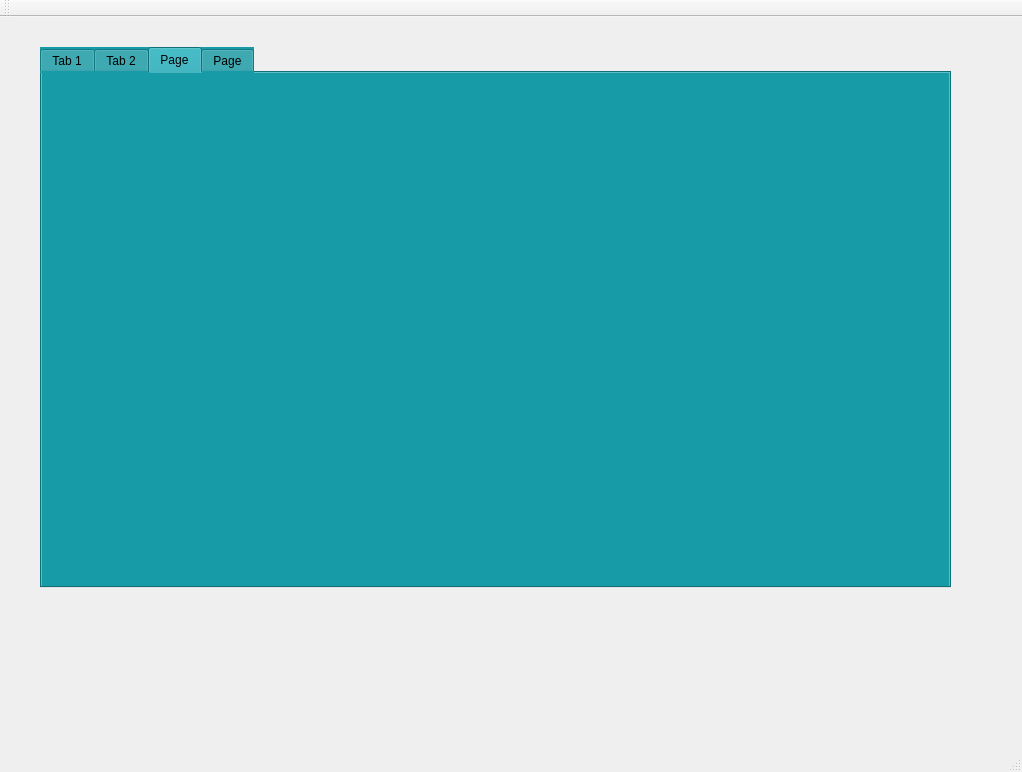
<?xml version="1.0" encoding="UTF-8"?>
<ui version="4.0">
 <class>MainWindow</class>
 <widget class="QMainWindow" name="MainWindow">
  <property name="geometry">
   <rect>
    <x>0</x>
    <y>0</y>
    <width>1022</width>
    <height>772</height>
   </rect>
  </property>
  <property name="windowTitle">
   <string>Gestion des Clients</string>
  </property>
  <widget class="QWidget" name="centralWidget">
   <widget class="QTabWidget" name="Ajouter">
    <property name="geometry">
     <rect>
      <x>40</x>
      <y>30</y>
      <width>911</width>
      <height>541</height>
     </rect>
    </property>
    <property name="styleSheet">
     <string notr="true">background-color: rgb(23, 155, 167);</string>
    </property>
    <property name="currentIndex">
     <number>2</number>
    </property>
    <widget class="QWidget" name="Ajout">
     <attribute name="title">
      <string>Tab 1</string>
     </attribute>
     <widget class="QGroupBox" name="groupBox">
      <property name="geometry">
       <rect>
        <x>70</x>
        <y>50</y>
        <width>291</width>
        <height>421</height>
       </rect>
      </property>
      <property name="styleSheet">
       <string notr="true">background-color: rgb(21, 139, 151);
color: #b1b1b1;
color: rgb(0, 0, 0);


 

    border-width: 3px;

    border-color: #ffffff;

    border-style: solid;

    border-radius: 10;



    padding: 3px;

    font-size: 12px;

    padding-left: 5px;

    padding-right: 5px;</string>
      </property>
      <property name="title">
       <string>Ajouter</string>
      </property>
      <widget class="QPushButton" name="pb_ajouter">
       <property name="geometry">
        <rect>
         <x>110</x>
         <y>310</y>
         <width>93</width>
         <height>28</height>
        </rect>
       </property>
       <property name="styleSheet">
        <string notr="true">color: #b1b1b1;
color: rgb(0, 0, 0);
background-color: rgb(255, 255, 255);

 

    border-width: 3px;

    border-color: #ffffff;

    border-style: solid;

    border-radius: 10;



    padding: 3px;

    font-size: 12px;

    padding-left: 5px;

    padding-right: 5px;</string>
       </property>
       <property name="text">
        <string>Ajouter</string>
       </property>
      </widget>
      <widget class="QLineEdit" name="le_idc">
       <property name="geometry">
        <rect>
         <x>120</x>
         <y>50</y>
         <width>113</width>
         <height>22</height>
        </rect>
       </property>
       <property name="styleSheet">
        <string notr="true">color: #b1b1b1;
color: rgb(0, 0, 0);
background-color: rgb(255, 255, 255);

 

    border-width: 3px;

    border-color: #ffffff;

    border-style: solid;

    border-radius: 10;



    padding: 3px;

    font-size: 12px;

    padding-left: 5px;

    padding-right: 5px;</string>
       </property>
      </widget>
      <widget class="QLineEdit" name="le_prenom">
       <property name="geometry">
        <rect>
         <x>120</x>
         <y>130</y>
         <width>113</width>
         <height>22</height>
        </rect>
       </property>
       <property name="styleSheet">
        <string notr="true">color: #b1b1b1;
color: rgb(0, 0, 0);
background-color: rgb(255, 255, 255);

 

    border-width: 3px;

    border-color: #ffffff;

    border-style: solid;

    border-radius: 10;



    padding: 3px;

    font-size: 12px;

    padding-left: 5px;

    padding-right: 5px;</string>
       </property>
      </widget>
      <widget class="QLineEdit" name="le_email">
       <property name="geometry">
        <rect>
         <x>120</x>
         <y>210</y>
         <width>113</width>
         <height>22</height>
        </rect>
       </property>
       <property name="styleSheet">
        <string notr="true">color: #b1b1b1;
color: rgb(0, 0, 0);
background-color: rgb(255, 255, 255);

 

    border-width: 3px;

    border-color: #ffffff;

    border-style: solid;

    border-radius: 10;



    padding: 3px;

    font-size: 12px;

    padding-left: 5px;

    padding-right: 5px;</string>
       </property>
      </widget>
      <widget class="QLineEdit" name="le_tel">
       <property name="geometry">
        <rect>
         <x>120</x>
         <y>170</y>
         <width>113</width>
         <height>22</height>
        </rect>
       </property>
       <property name="styleSheet">
        <string notr="true">color: #b1b1b1;
color: rgb(0, 0, 0);
background-color: rgb(255, 255, 255);

 

    border-width: 3px;

    border-color: #ffffff;

    border-style: solid;

    border-radius: 10;



    padding: 3px;

    font-size: 12px;

    padding-left: 5px;

    padding-right: 5px;</string>
       </property>
      </widget>
      <widget class="QLabel" name="label_6">
       <property name="geometry">
        <rect>
         <x>360</x>
         <y>40</y>
         <width>161</width>
         <height>16</height>
        </rect>
       </property>
       <property name="text">
        <string>Liste des clients</string>
       </property>
      </widget>
      <widget class="QLineEdit" name="le_nom">
       <property name="geometry">
        <rect>
         <x>120</x>
         <y>90</y>
         <width>113</width>
         <height>22</height>
        </rect>
       </property>
       <property name="styleSheet">
        <string notr="true">color: #b1b1b1;
color: rgb(0, 0, 0);
background-color: rgb(255, 255, 255);

 

    border-width: 3px;

    border-color: #ffffff;

    border-style: solid;

    border-radius: 10;



    padding: 3px;

    font-size: 12px;

    padding-left: 5px;

    padding-right: 5px;</string>
       </property>
       <property name="text">
        <string/>
       </property>
      </widget>
      <widget class="QLabel" name="label_15">
       <property name="geometry">
        <rect>
         <x>20</x>
         <y>50</y>
         <width>91</width>
         <height>21</height>
        </rect>
       </property>
       <property name="text">
        <string>    ID Client</string>
       </property>
      </widget>
      <widget class="QLabel" name="label_16">
       <property name="geometry">
        <rect>
         <x>20</x>
         <y>90</y>
         <width>91</width>
         <height>21</height>
        </rect>
       </property>
       <property name="text">
        <string>     NOM</string>
       </property>
      </widget>
      <widget class="QLabel" name="label_17">
       <property name="geometry">
        <rect>
         <x>20</x>
         <y>130</y>
         <width>91</width>
         <height>21</height>
        </rect>
       </property>
       <property name="text">
        <string>   PRENOM</string>
       </property>
      </widget>
      <widget class="QLabel" name="label_18">
       <property name="geometry">
        <rect>
         <x>20</x>
         <y>170</y>
         <width>91</width>
         <height>21</height>
        </rect>
       </property>
       <property name="text">
        <string>  NUM_TEL</string>
       </property>
      </widget>
      <widget class="QLabel" name="label_19">
       <property name="geometry">
        <rect>
         <x>20</x>
         <y>210</y>
         <width>91</width>
         <height>21</height>
        </rect>
       </property>
       <property name="text">
        <string>  EMAIL</string>
       </property>
      </widget>
      <widget class="QLabel" name="label_20">
       <property name="geometry">
        <rect>
         <x>20</x>
         <y>240</y>
         <width>91</width>
         <height>21</height>
        </rect>
       </property>
       <property name="text">
        <string>RENDEZ_VOUS</string>
       </property>
      </widget>
      <widget class="QLineEdit" name="le_rdv">
       <property name="geometry">
        <rect>
         <x>120</x>
         <y>240</y>
         <width>113</width>
         <height>22</height>
        </rect>
       </property>
       <property name="styleSheet">
        <string notr="true">color: #b1b1b1;
color: rgb(0, 0, 0);
background-color: rgb(255, 255, 255);

 

    border-width: 3px;

    border-color: #ffffff;

    border-style: solid;

    border-radius: 10;



    padding: 3px;

    font-size: 12px;

    padding-left: 5px;

    padding-right: 5px;</string>
       </property>
      </widget>
     </widget>
    </widget>
    <widget class="QWidget" name="tab_2">
     <attribute name="title">
      <string>Tab 2</string>
     </attribute>
     <widget class="QTableView" name="tab_clients">
      <property name="geometry">
       <rect>
        <x>30</x>
        <y>50</y>
        <width>391</width>
        <height>321</height>
       </rect>
      </property>
      <property name="styleSheet">
       <string notr="true">background-color: rgb(21, 139, 151);
color: #b1b1b1;
color: rgb(0, 0, 0);


 

    border-width: 1px;

    border-color: #ffffff;

    border-style: solid;

    border-radius: 10;



    padding: 3px;

    font-size: 12px;

    padding-left: 5px;

    padding-right: 5px;</string>
      </property>
     </widget>
     <widget class="QLineEdit" name="le_id_supp">
      <property name="geometry">
       <rect>
        <x>530</x>
        <y>100</y>
        <width>113</width>
        <height>22</height>
       </rect>
      </property>
      <property name="styleSheet">
       <string notr="true">color: #b1b1b1;
color: rgb(0, 0, 0);
background-color: rgb(255, 255, 255);

 

    border-width: 3px;

    border-color: #ffffff;

    border-style: solid;

    border-radius: 10;



    padding: 3px;

    font-size: 12px;

    padding-left: 5px;

    padding-right: 5px;</string>
      </property>
     </widget>
     <widget class="QLabel" name="label_9">
      <property name="geometry">
       <rect>
        <x>470</x>
        <y>100</y>
        <width>56</width>
        <height>16</height>
       </rect>
      </property>
      <property name="text">
       <string>ID</string>
      </property>
     </widget>
     <widget class="QPushButton" name="pb_supprimer">
      <property name="geometry">
       <rect>
        <x>540</x>
        <y>150</y>
        <width>93</width>
        <height>28</height>
       </rect>
      </property>
      <property name="styleSheet">
       <string notr="true">color: #b1b1b1;
color: rgb(0, 0, 0);
background-color: rgb(255, 255, 255);

 

    border-width: 3px;

    border-color: #ffffff;

    border-style: solid;

    border-radius: 10;



    padding: 3px;

    font-size: 12px;

    padding-left: 5px;

    padding-right: 5px;</string>
      </property>
      <property name="text">
       <string>supprimer</string>
      </property>
     </widget>
     <widget class="QLineEdit" name="le_edit_name">
      <property name="geometry">
       <rect>
        <x>590</x>
        <y>236</y>
        <width>113</width>
        <height>22</height>
       </rect>
      </property>
      <property name="styleSheet">
       <string notr="true">color: #b1b1b1;
color: rgb(0, 0, 0);
background-color: rgb(255, 255, 255);

 

    border-width: 3px;

    border-color: #ffffff;

    border-style: solid;

    border-radius: 10;



    padding: 3px;

    font-size: 12px;

    padding-left: 5px;

    padding-right: 5px;</string>
      </property>
      <property name="text">
       <string/>
      </property>
     </widget>
     <widget class="QLineEdit" name="le__edit_idc">
      <property name="geometry">
       <rect>
        <x>590</x>
        <y>320</y>
        <width>113</width>
        <height>22</height>
       </rect>
      </property>
      <property name="styleSheet">
       <string notr="true">color: #b1b1b1;
color: rgb(0, 0, 0);
background-color: rgb(255, 255, 255);

 

    border-width: 3px;

    border-color: #ffffff;

    border-style: solid;

    border-radius: 10;



    padding: 3px;

    font-size: 12px;

    padding-left: 5px;

    padding-right: 5px;</string>
      </property>
     </widget>
     <widget class="QLabel" name="label_12">
      <property name="geometry">
       <rect>
        <x>530</x>
        <y>236</y>
        <width>56</width>
        <height>16</height>
       </rect>
      </property>
      <property name="text">
       <string>New name</string>
      </property>
     </widget>
     <widget class="QPushButton" name="pb_update">
      <property name="geometry">
       <rect>
        <x>660</x>
        <y>386</y>
        <width>93</width>
        <height>28</height>
       </rect>
      </property>
      <property name="text">
       <string>Update</string>
      </property>
     </widget>
     <widget class="QLineEdit" name="le_edit_prenom">
      <property name="geometry">
       <rect>
        <x>590</x>
        <y>280</y>
        <width>113</width>
        <height>22</height>
       </rect>
      </property>
      <property name="styleSheet">
       <string notr="true">color: #b1b1b1;
color: rgb(0, 0, 0);
background-color: rgb(255, 255, 255);

 

    border-width: 3px;

    border-color: #ffffff;

    border-style: solid;

    border-radius: 10;



    padding: 3px;

    font-size: 12px;

    padding-left: 5px;

    padding-right: 5px;</string>
      </property>
     </widget>
     <widget class="QLabel" name="label_10">
      <property name="geometry">
       <rect>
        <x>530</x>
        <y>280</y>
        <width>56</width>
        <height>16</height>
       </rect>
      </property>
      <property name="text">
       <string>New _pren</string>
      </property>
     </widget>
     <widget class="QLabel" name="label_11">
      <property name="geometry">
       <rect>
        <x>530</x>
        <y>320</y>
        <width>56</width>
        <height>16</height>
       </rect>
      </property>
      <property name="text">
       <string>New_ID</string>
      </property>
     </widget>
     <widget class="QLineEdit" name="le_edit_tel">
      <property name="geometry">
       <rect>
        <x>732</x>
        <y>241</y>
        <width>111</width>
        <height>31</height>
       </rect>
      </property>
      <property name="styleSheet">
       <string notr="true">color: #b1b1b1;
color: rgb(0, 0, 0);
background-color: rgb(255, 255, 255);

 

    border-width: 3px;

    border-color: #ffffff;

    border-style: solid;

    border-radius: 10;



    padding: 3px;

    font-size: 12px;

    padding-left: 5px;

    padding-right: 5px;</string>
      </property>
      <property name="text">
       <string/>
      </property>
     </widget>
     <widget class="QLineEdit" name="le_edit_email">
      <property name="geometry">
       <rect>
        <x>732</x>
        <y>301</y>
        <width>121</width>
        <height>31</height>
       </rect>
      </property>
      <property name="styleSheet">
       <string notr="true">color: #b1b1b1;
color: rgb(0, 0, 0);
background-color: rgb(255, 255, 255);

 

    border-width: 3px;

    border-color: #ffffff;

    border-style: solid;

    border-radius: 10;



    padding: 3px;

    font-size: 12px;

    padding-left: 5px;

    padding-right: 5px;</string>
      </property>
     </widget>
     <widget class="QLabel" name="label_13">
      <property name="geometry">
       <rect>
        <x>740</x>
        <y>220</y>
        <width>56</width>
        <height>16</height>
       </rect>
      </property>
      <property name="text">
       <string>New tel</string>
      </property>
     </widget>
     <widget class="QLabel" name="label_14">
      <property name="geometry">
       <rect>
        <x>740</x>
        <y>280</y>
        <width>51</width>
        <height>20</height>
       </rect>
      </property>
      <property name="text">
       <string>New _email</string>
      </property>
     </widget>
     <widget class="QPushButton" name="pb_find">
      <property name="geometry">
       <rect>
        <x>670</x>
        <y>150</y>
        <width>93</width>
        <height>28</height>
       </rect>
      </property>
      <property name="styleSheet">
       <string notr="true">color: #b1b1b1;
color: rgb(0, 0, 0);
background-color: rgb(255, 255, 255);

 

    border-width: 3px;

    border-color: #ffffff;

    border-style: solid;

    border-radius: 10;



    padding: 3px;

    font-size: 12px;

    padding-left: 5px;

    padding-right: 5px;</string>
      </property>
      <property name="text">
       <string>Find</string>
      </property>
     </widget>
     <widget class="QPushButton" name="pushButton">
      <property name="geometry">
       <rect>
        <x>70</x>
        <y>420</y>
        <width>93</width>
        <height>28</height>
       </rect>
      </property>
      <property name="styleSheet">
       <string notr="true">color: #b1b1b1;
color: rgb(0, 0, 0);
background-color: rgb(255, 255, 255);

 

    border-width: 3px;

    border-color: #ffffff;

    border-style: solid;

    border-radius: 10;



    padding: 3px;

    font-size: 12px;

    padding-left: 5px;

    padding-right: 5px;</string>
      </property>
      <property name="text">
       <string>Tri</string>
      </property>
     </widget>
     <widget class="QPushButton" name="pb_genererPdf">
      <property name="geometry">
       <rect>
        <x>300</x>
        <y>420</y>
        <width>93</width>
        <height>28</height>
       </rect>
      </property>
      <property name="text">
       <string>Generer Pdf</string>
      </property>
     </widget>
     <widget class="QLineEdit" name="le_edit_rdv">
      <property name="geometry">
       <rect>
        <x>590</x>
        <y>200</y>
        <width>111</width>
        <height>31</height>
       </rect>
      </property>
      <property name="styleSheet">
       <string notr="true">color: #b1b1b1;
color: rgb(0, 0, 0);
background-color: rgb(255, 255, 255);

 

    border-width: 3px;

    border-color: #ffffff;

    border-style: solid;

    border-radius: 10;



    padding: 3px;

    font-size: 12px;

    padding-left: 5px;

    padding-right: 5px;</string>
      </property>
      <property name="text">
       <string/>
      </property>
     </widget>
     <widget class="QLabel" name="label_21">
      <property name="geometry">
       <rect>
        <x>530</x>
        <y>210</y>
        <width>56</width>
        <height>16</height>
       </rect>
      </property>
      <property name="text">
       <string>new rdv</string>
      </property>
     </widget>
    </widget>
    <widget class="QWidget" name="tab">
     <attribute name="title">
      <string>Page</string>
     </attribute>
     <widget class="QWidget" name="verticalLayoutWidget">
      <property name="geometry">
       <rect>
        <x>40</x>
        <y>30</y>
        <width>741</width>
        <height>431</height>
       </rect>
      </property>
      <layout class="QVBoxLayout" name="verticalLayout"/>
     </widget>
    </widget>
    <widget class="QWidget" name="tab_3">
     <attribute name="title">
      <string>Page</string>
     </attribute>
     <widget class="QPushButton" name="Options__pushButton">
      <property name="geometry">
       <rect>
        <x>380</x>
        <y>20</y>
        <width>93</width>
        <height>28</height>
       </rect>
      </property>
      <property name="text">
       <string>Options</string>
      </property>
     </widget>
     <widget class="QScrollArea" name="scrollArea">
      <property name="geometry">
       <rect>
        <x>29</x>
        <y>66</y>
        <width>851</width>
        <height>401</height>
       </rect>
      </property>
      <property name="widgetResizable">
       <bool>true</bool>
      </property>
      <widget class="QWidget" name="scrollAreaWidgetContents">
       <property name="geometry">
        <rect>
         <x>0</x>
         <y>0</y>
         <width>849</width>
         <height>399</height>
        </rect>
       </property>
      </widget>
     </widget>
    </widget>
   </widget>
  </widget>
  <widget class="QToolBar" name="mainToolBar">
   <attribute name="toolBarArea">
    <enum>TopToolBarArea</enum>
   </attribute>
   <attribute name="toolBarBreak">
    <bool>false</bool>
   </attribute>
  </widget>
  <widget class="QStatusBar" name="statusBar"/>
 </widget>
 <layoutdefault spacing="6" margin="11"/>
 <resources/>
 <connections/>
</ui>
